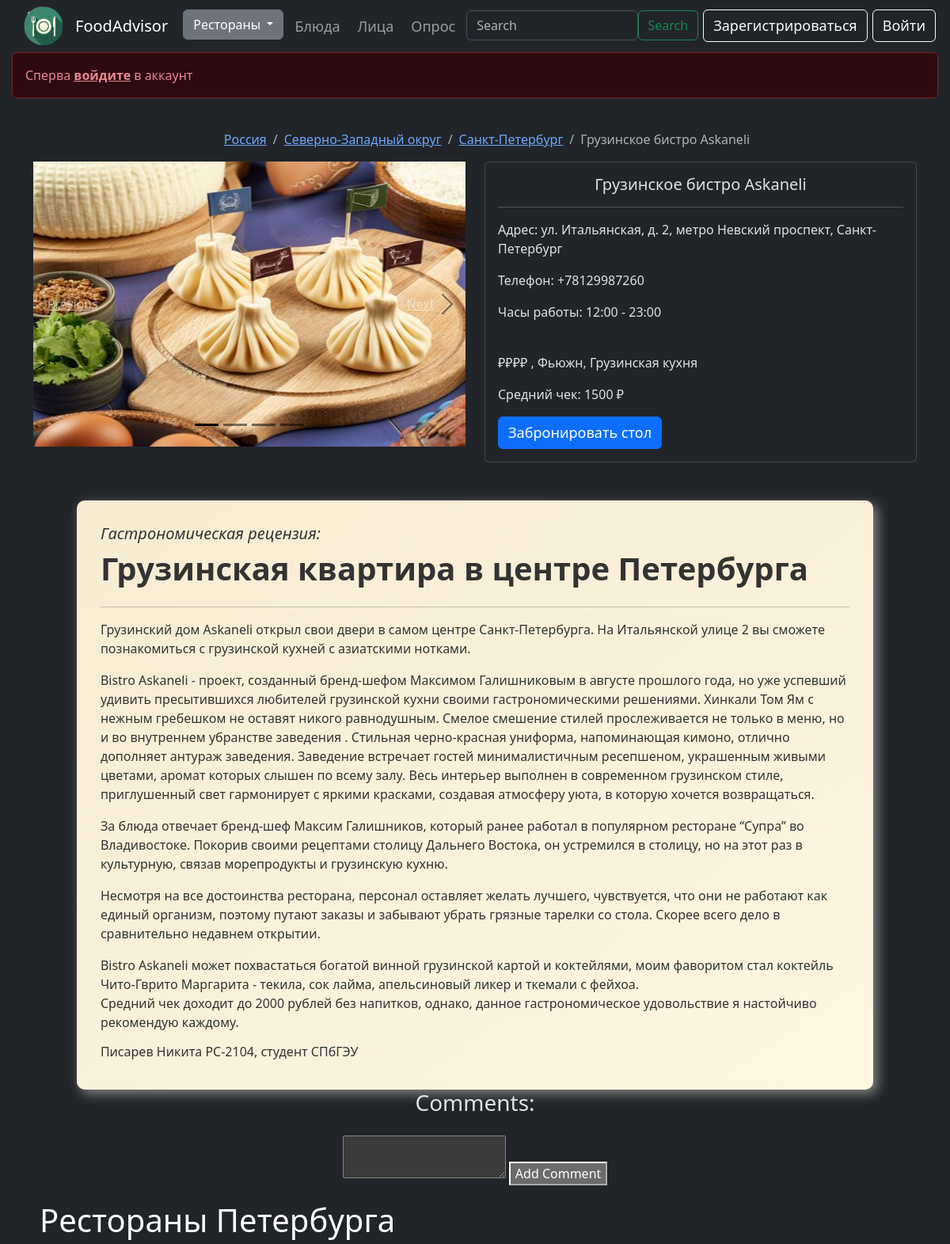
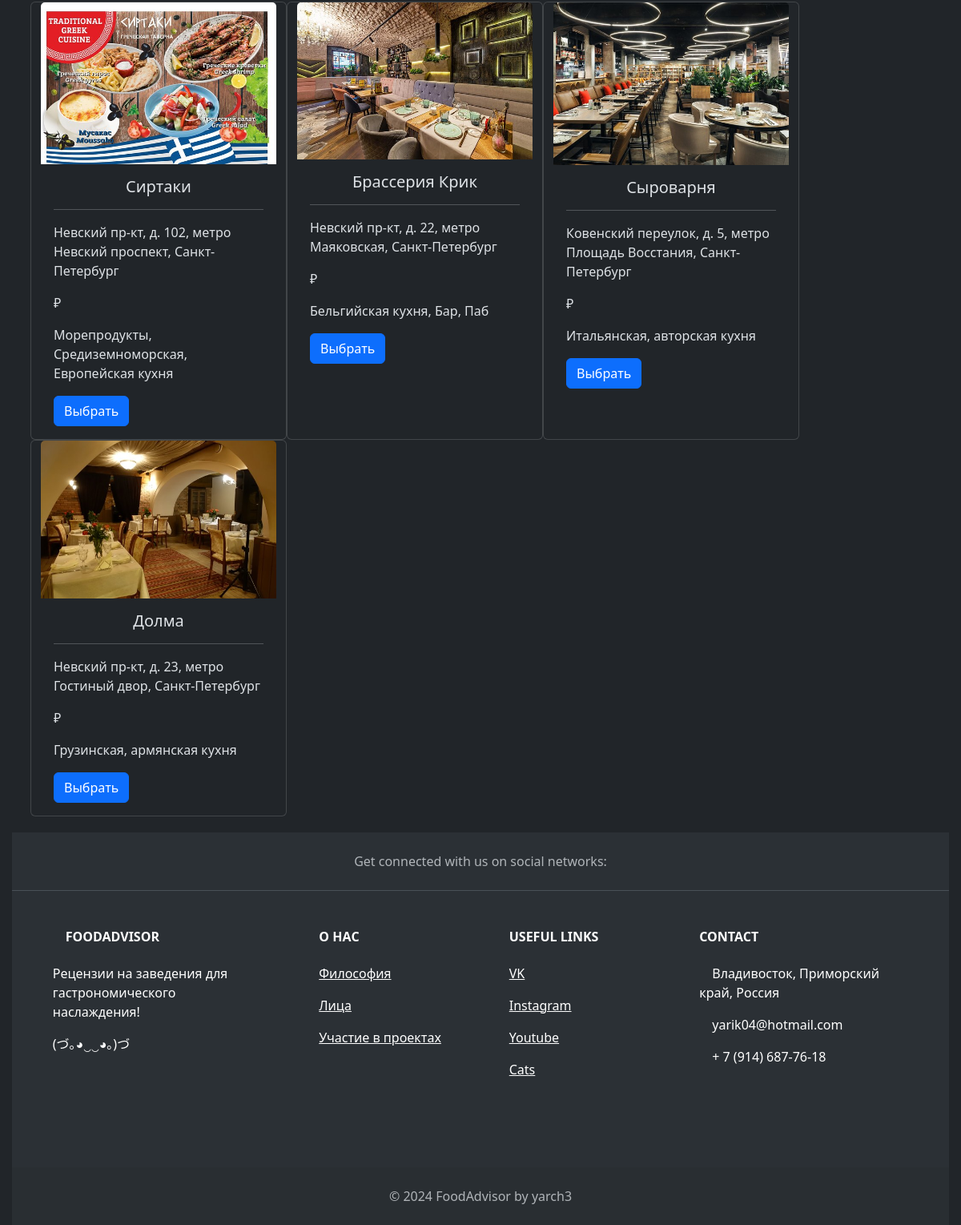
The page / on the database its author committed (2 pictures, top to bottom).
### fSite/models.py (models this page shows, shortened)
class Restaraunt(models.Model):
    subname = models.CharField(max_length=100, blank=True)
    name = models.CharField(max_length=100, blank=True)
    address = models.CharField(max_length=100, blank=True)
    phone = PhoneNumberField()
    url = models.URLField(blank=True)
    openhours = models.CharField(max_length=15, blank=True)
    stars = models.IntegerField(null=True, blank=True)
    category = models.CharField(max_length=100, blank=True)
    avgcheck = models.IntegerField(default=-1)
    image1 = models.ImageField(upload_to='restaurant_images/', blank=True, null=True)
    image2 = models.ImageField(upload_to='restaurant_images/', blank=True, null=True)
    image3 = models.ImageField(upload_to='restaurant_images/', blank=True, null=True)
    image4 = models.ImageField(upload_to='restaurant_images/', blank=True, null=True)

### fSite/views.py (the view)
# urls.py: path('', index  , name='home'),
def index(request):
    name='Askaneli'
    names = list(Restaraunt.objects.all().values_list('name', flat=True))
    current_rest = Restaraunt.objects.get(name=name)
    other_rest = Restaraunt.objects.exclude(name=name)
    return render(request, "askaneli.html", {'restaraunt': current_rest, 'other_rests': other_rest})

### templates/askaneli.html (shortened to what this page needs)
{% extends 'base.html' %}
{% load static %}
{% block content %}
{% if user.is_authenticated %}
<div class="alert alert-success" id="alertSC" role="alert">
	Вы вошли в <a href="/profile" class="alert-link">аккаунт</a>!
</div>
{% else %}
<div class="alert alert-danger" id="alert" role="alert">
	Сперва <a href='/login' class="alert-link">войдите</a> в аккаунт
</div>
{% endif %}
<div>
	<nav aria-label="breadcrumb" class="mt-4">
		<ol class="breadcrumb">
			<li class="breadcrumb-item"><a href="#">Россия</a></li>
			<li class="breadcrumb-item"><a href="#">Северно-Западный округ</a></li>
			<li class="breadcrumb-item"><a href="#">Санкт-Петербург</a></li>
			<li class="breadcrumb-item active" aria-current="page">{{ restaraunt.subname}} {{ restaraunt.name }}</li>
		</ol>
	</nav>
</div>
<div class="container mb-5">
    <div class="row">
        <div class="col-md-6">
            <div id="myCarousel" class="carousel slide" data-bs-ride="carousel">
                <div class="carousel-indicators">
                    <button type="button" data-bs-target="#carouselExampleIndicators" data-bs-slide-to="0" class="active" aria-current="true" aria-label="Slide 1"></button>
                    <button type="button" data-bs-target="#carouselExampleIndicators" data-bs-slide-to="1" aria-label="Slide 2"></button>
                    <button type="button" data-bs-target="#carouselExampleIndicators" data-bs-slide-to="2" aria-label="Slide 3"></button>
                    <button type="button" data-bs-target="#carouselExampleIndicators" data-bs-slide-to="3" aria-label="Slide 4"></button>
                </div>
                <div class="carousel-inner">
                    <div class="carousel-item active">
                        <img src='{{ restaraunt.image1.url }}' class="d-block w-60" alt="Restaraunt 1">
                    </div>
                </div>
                <a class="carousel-control-prev" href="#myCarousel" type="button" data-bs-slide="prev">
                    <span class="carousel-control-prev-icon" aria-hidden="true"></span>
                    <span class="sr-only">Previous</span>
                </a>
                <a class="carousel-control-next" href="#myCarousel" type="button" data-bs-slide="next">
                    <span class="sr-only">Next</span>
                    <span class="carousel-control-next-icon" aria-hidden="true"></span>
                </a>
            </div>
        </div>
        <div class="col-md-6">
            <div class="card custom-card">
                <div class="card-body">
                    <h5 class="card-title">{{ restaraunt.subname }} {{ restaraunt.name }}</h5>
                    <hr>
                    <p class="card-text">Адрес: {{ restaraunt.address}} </p>
                    <p class="card-text">Телефон: {{ restaraunt.phone }}</p>
                    <p class="card-text">Часы работы: {{ restaraunt.openhours }} </p>
                    <br>
                    <p class="card-text">
                    {% for i in restaurant.stars|make_list %}&#8381{% endfor %}
                        , {{ restaraunt.category}}
                    </p>
                    <p class="card-text"> Средний чек: {{ restaraunt.avgcheck }} &#8381 </p>
                    <p class="card-text"><a href='{{ restaraunt.url }}' class="btn btn-primary">Забронировать стол</a></p>
                </div>
            </div>
        </div>
    </div>
</div>
<div class ="content" id="review">
<h5><i>Гастрономическая рецензия:</i></h5>
<h1><strong>Грузинская квартира в центре Петербурга</strong></h1>
<hr>
<p>Грузинский дом Askaneli открыл свои двери в самом центре Санкт-Петербурга. На Итальянской улице 2 вы сможете познакомиться с грузинской кухней с азиатскими нотками.</p>
<p>Bistro Askaneli - проект, созданный бренд-шефом Максимом Галишниковым в августе прошлого года, но уже успевший удивить пресытившихся любителей грузинской кухни своими гастрономическими решениями. Хинкали Том Ям с нежным гребешком не оставят никого равнодушным. Смелое смешение стилей прослеживается не только в меню, но и во внутреннем убранстве заведения . Стильная черно-красная униформа, напоминающая кимоно, отлично дополняет антураж заведения.
Заведение встречает гостей минималистичным ресепшеном, украшенным живыми цветами, аромат которых слышен по всему залу. Весь интерьер выполнен в современном грузинском стиле, приглушенный свет гармонирует с яркими красками, создавая атмосферу уюта, в которую хочется возвращаться. </p>
<p>За блюда отвечает бренд-шеф Максим Галишников, который ранее работал в популярном ресторане “Супра” во Владивостоке. Покорив своими рецептами столицу Дальнего Востока, он устремился в столицу, но на этот раз в культурную, связав морепродукты и грузинскую кухню. </p>
<p>Несмотря на все достоинства ресторана, персонал оставляет желать лучшего, чувствуется, что они не работают как единый организм, поэтому путают заказы и забывают убрать грязные тарелки со стола. Скорее всего дело в сравнительно недавнем открытии. </p>
Bistro Askaneli может похвастаться богатой винной грузинской картой и коктейлями, моим фаворитом стал коктейль Чито-Гврито Маргарита - текила, сок лайма, апельсиновый ликер и ткемали с фейхоа.
<p>Средний чек доходит до 2000 рублей без напитков, однако, данное гастрономическое удовольствие я настойчиво рекомендую каждому. </p>
<h6>Писарев Никита РС-2104, студент СПбГЭУ</h6>
</div>
<div class="commentsection">
    <h3>Comments:</h3>
</div>
<div class="createcomment">
    <form method="post">
    <textarea name="content"></textarea>
    <button type="submit">Add Comment</button>
</form>
</div>
<div class="container" id="cardcontainer">
<h1> Рестораны Петербурга </h1>
<div class="column">
    <div class="row">
        {% for rest in other_rests %}
         <div class="card" style="width: 20rem">
            <img class="card-img-top" src='{{ rest.image1.url }}' alt="">
            <div class="card-body">
                <h5 class="card-title">{{ rest.name }}</h5>
                <hr>
                <div class="card-text">
                <p>{{ rest.address}}</p>
                <p>{% for i in rest.stars|make_list %}&#8381{% endfor %}</p>
                <p>{{ rest.category}}</p>
                </div>
                <button id='change' onclick="sendRestName('{{ rest.name }}')" class="btn btn-primary">Выбрать</button>
            </div>
        </div>
        {% endfor %}
    </div>
</div>
</div>
{% endblock content %}

### templates/base.html (shortened to what this page needs)
{% load static %}
<!DOCTYPE html>
<html lang="ru">
<head>
  <link href="https://cdn.jsdelivr.net/npm/bootstrap@5.3.2/dist/css/bootstrap.min.css" rel="stylesheet">
  <link rel="stylesheet" href="{% static 'styles/style.css' %}">
</head>
<body data-bs-theme="dark">
<div class="upper-body">
    <header class="header-border">
    <nav class="navbar navbar-expand-lg navbar-dark bg-dark justify-content-between">
      <a href="/" class="pull-left"><img class="logo" src="{% static 'pictures/foodlogo.png' %}"></a>
      <a class="navbar-brand" href="/">FoodAdvisor</a>
      <div class="collapse navbar-collapse" id="navbarNav">
        <ul class="navbar-nav mr-auto">
          <div class="leftpos" id="lp">
            <li class="nav-item dropdown">
                <button class="btn btn-secondary dropdown-toggle" id="navbarDropdown" type="button" data-bs-toggle="dropdown" aria-haspopup="true" aria-expanded="false">
                  Рестораны
                </button>
          </li>
          <li class="nav-item">
            <a class="nav-link" href="#">Блюда</a>
          </li>
          <li class="nav-item">
            <a class="nav-link" href="/json">Лица</a>
          </li>
          <li class="nav-item">
              <a class="nav-link" href="/poll">Опрос</a>
          </li>
          </div>
          <div class="rightpos" id="rp">
          <li class="nav-item r">
            <div class="search-form">
              <form class="form-inline search-input">
                <input class="form-control" id="searchBar" type="search" placeholder="Search" aria-label="Search">
                <button class="btn btn-outline-success" type="submit">Search</button>
              </form>
            </div>
          </li>
          {% if user.is_authenticated %}
          <li class="nav-item r">
            <a class="btn btn-outline-light" href="/profile">Профиль</a>
          </li>
          {% else %}
          <li class="nav-item r">
            <a class="btn btn-outline-light" href="/registration">Зарегистрироваться</a>
          </li>
          {% endif %}
          {% if user.is_authenticated %}
          <li class="nav-item r">
            <a class="btn btn-outline-light" href="/logout">Выйти</a>
          </li>
          {% else %}
          <li class="nav-item r">
            <a class="btn btn-outline-light" href="/login">Войти</a>
          </li>
          {% endif %}
          </div>
        </ul>
      </div>
    </nav>
  </header>
  <main id="main">
    {% block content %}{% endblock content%}
  </main>
</div>
<footer class="base-footer">
  <div class="text-center text-lg-start bg-body-tertiary text-muted">
  <section class="d-flex justify-content-center justify-content-lg-between p-4 border-bottom">
    <div class="mx-auto d-none d-lg-block">
      <span class="yoho">Get connected with us on social networks:</span>
    </div>
  </section>
  <section class="">
    <div class="container text-center text-md-start mt-5">
      <div class="row mt-3">
        <div class="col-md-3 col-lg-4 col-xl-3 mx-auto mb-4">
          <h6 class="text-uppercase fw-bold mb-4">
            FoodAdvisor
          </h6>
          <p>
			Рецензии на заведения для гастрономического наслаждения!
          </p>
		  <p> (づ｡◕‿‿◕｡)づ </p>
        </div>
        <div class="col-md-2 col-lg-2 col-xl-2 mx-auto mb-4">
          <h6 class="text-uppercase fw-bold mb-4">
            О нас
          </h6>
          <p>
            <a href="#" class="text-reset">Философия</a>
          </p>
          <p>
            <a href="#!" class="text-reset">Лица</a>
          </p>
          <p>
            <a href="#!" class="text-reset">Участие в проектах</a>
          </p>
        </div>
        <div class="col-md-3 col-lg-2 col-xl-2 mx-auto mb-4">
          <h6 class="text-uppercase fw-bold mb-4">
            Useful links
          </h6>
          <p>
            <a href="https://vk.com/yarch3og" class="text-reset">VK</a>
          </p>
          <p>
            <a href="https://www.instagram.com/yarch3og/" class="text-reset">Instagram</a>
          </p>
          <p>
            <a href="#!" class="text-reset">Youtube</a>
          </p>
          <p>
            <a href="https://ru.pinterest.com/ideas/красивые-кошки/928229975888/" class="text-reset">Cats</a>
          </p>
        </div>
        <div class="col-md-4 col-lg-3 col-xl-3 mx-auto mb-md-0 mb-4">
          <h6 class="text-uppercase fw-bold mb-4">Contact</h6>
          <p> Владивосток, Приморский край, Россия</p>
          <p>
            yarik04@hotmail.com
          </p>
          <p> + 7 (914) 687-76-18</p>
        </div>
      </div>
    </div>
  </section>
  <div class="copyright">
	  <div class="text-center p-4" style="background-color: rgba(0, 0, 0, 0.05);">
		© 2024 FoodAdvisor by yarch3
	  </div>
  </div>
  </div>
</footer>
</body>
</html>

### static/styles/style.css (style rules this page uses)
div.container { background: none; height: auto; width: auto; color:white; }
.search-input { height: 41px; display: flex; flex-direction: row; align-items: center; }
html { padding: 0 15px; }
body { display: flex; flex-direction: column; align-items: center; }
#review { display:flex; border: 1px; margin-left: 7%; margin-right: 7%; justify-content: center; align-items: stretch; flex-direction: column; color: #333; padding: 30px; border-radius: 10px; box-shadow: 5px 5px 15px #888888; background: #fff5e1 linear-gradient(145deg, #f7ebd3, #fff5e1); }
.alert { width: 100%; }
.breadcrumb { color: gray; padding-left: 15px; float: left; }
header.header-border { border: none; text-align: center; font-size: 18px; }
div.col-md-6 { background: none; }
img.d-block { height: 360px; width: 670px; }
div.carousel-inner { max-width: 1000px; max-height: 800px; object-fit: cover; }
#myCarousel { width: 100% }
.card-title { display: flex; justify-content: center; }
#cardcontainer { padding: 20px; }
div.copyright { margin-top: 6%; }
span.yoho { text-align:center; }
img.logo { height: 50px; margin-right:15px; }
li.nav-item { white-space: nowrap; margin-left: 3px; margin-right: 3px; }
nav { margin-left: 15px; }
main { box-sizing: border-box; display: flex; flex-direction: column; align-items: center; }
.base-footer { width: 100%; }
div.upper-body { width: 100%; }
.rightpos { display: flex; flex-direction: row; font-size: 18px; justify-content: flex-end; float: right; }
.leftpos { display: flex; flex-direction: row; margin-left: 0; font-size: 18px; }
#navbarNav { width: 100%; }
.rightpos > * { margin-left: 15px; }
a.btn { font-size: 18px; }
ul { width: 100%; display: flex; justify-content: space-between; }

### rows shown on the page
Restaraunt: subname "Грузинское бистро", name "Askaneli", image1 (picture), address "ул. Итальянская, д. 2, метро Невский проспект, Санкт-Петербург", phone "+78129987260", openhours "12:00 - 23:00", category "Фьюжн, Грузинская кухня", avgcheck "1500"
Restaraunt: image1 (picture), name "Сиртаки", address "Невский пр-кт, д. 102, метро Невский проспект, Санкт-Петербург", category "Морепродукты, Средиземноморская, Европейская кухня"
Restaraunt: image1 (picture), name "Брассерия Крик", address "Невский пр-кт, д. 22, метро Маяковская, Санкт-Петербург", category "Бельгийская кухня, Бар, Паб"
Restaraunt: image1 (picture), name "Сыроварня", address "Ковенский переулок, д. 5, метро Площадь Восстания, Санкт-Петербург", category "Итальянская, авторская кухня"
Restaraunt: image1 (picture), name "Долма", address "Невский пр-кт, д. 23, метро Гостиный двор, Санкт-Петербург", category "Грузинская, армянская кухня"
